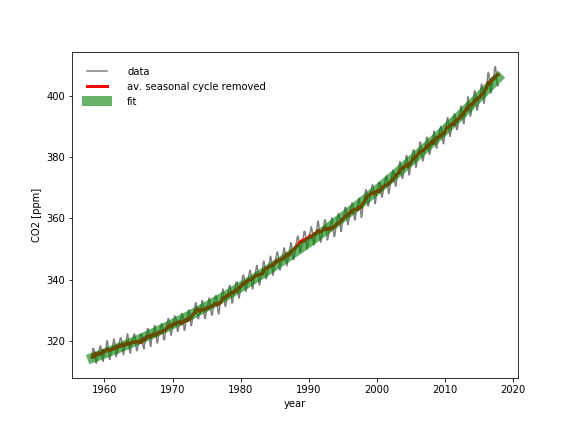

The Python source for this figure:

date=tab["date"]
co2=tab["co2"]
co2t=tab["trend"]

fig,ax=plt.subplots(figsize=(8,6))

ax.plot(date,co2,c=(.5,.5,.5),label="data")
ax.plot(date,co2t,'r',lw=3,label="av. seasonal cycle removed")
ax.set_xlabel("year")
ax.set_ylabel("CO2 [ppm]")

p=np.polyfit(date,co2t,2)
yfit=np.polyval(p,date)

ax.plot(date,yfit,'g',lw=10,alpha=.6,label="fit") # alpha set the transparency of the line
ax.legend(frameon=False,borderpad=1,handletextpad=2);
fig.savefig("solutions/co.png")